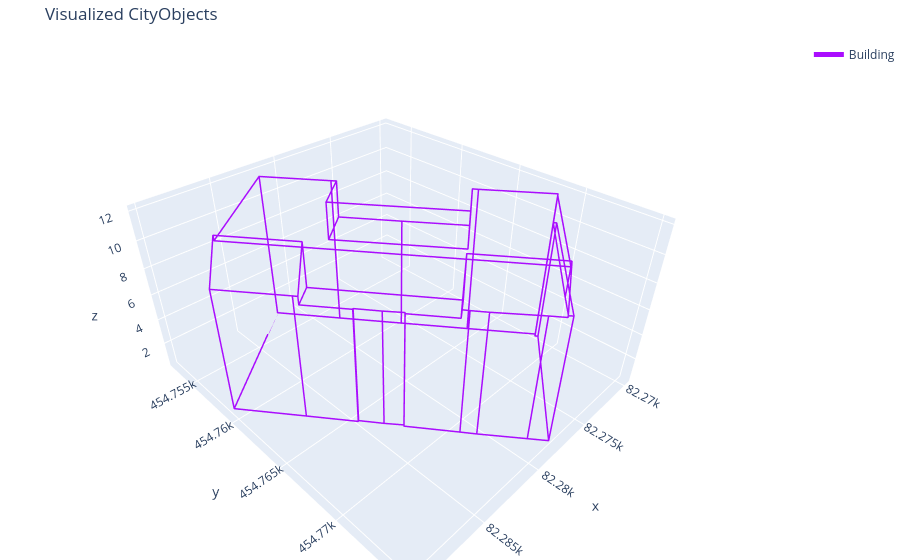

The cell this chart's notebook holds for it:
### Code cell
cto = [cj["CityObjects"]['bag_0518100000286900']] # 'bag_0518100000286900' 'bag_0518100000229788'
visualize_cityjson_3d(cto, vertices)

### Figure 1 — Plotly figure (JSON) as saved in the notebook; plotly's stock layout.template omitted (floating-point values rounded to 4 significant figures)
{"data": [{"legendgroup": "0", "line": {"color": "#AA0DFE", "width": 3}, "mode": "lines", "name": "Building", "showlegend": true, "type": "scatter3d", "x": [82280.0, 82280.0, 82280.0, 82270.0, 82270.0, 82270.0, 82270.0, 82280.0, 82280.0, 82280.0, 82280.0, 82280.0, 82280.0, 82280.0, 82280.0, 82290.0, 82290.0, 82290.0, 82280.0], "y": [454800.0, 454800.0, 454800.0, 454800.0, 454800.0, 454800.0, 454800.0, 454775, 454800.0, 454800.0, 454800.0, 454800.0, 454800.0, 454800.0, 454800.0, 454800.0, 454800.0, 454800.0, 454800.0], "z": [0.386, 0.386, 0.386, 0.386, 0.386, 0.386, 0.386, 0.386, 0.386, 0.386, 0.386, 0.386, 0.386, 0.386, 0.386, 0.386, 0.386, 0.386, 0.386]}, {"legendgroup": "0", "line": {"color": "#AA0DFE", "width": 3}, "mode": "lines", "name": "Building", "showlegend": false, "type": "scatter3d", "x": [82290.0, 82290.0, 82290.0, 82290.0, 82290.0, 82290.0], "y": [454800.0, 454800.0, 454800.0, 454800.0, 454800.0, 454800.0], "z": [12.0, 12.0, 9.56, 9.569, 9.569, 12.0]}, {"legendgroup": "0", "line": {"color": "#AA0DFE", "width": 3}, "mode": "lines", "name": "Building", "showlegend": false, "type": "scatter3d", "x": [82270.0, 82280.0, 82280.0, 82280.0, 82280.0, 82270.0], "y": [454800.0, 454800.0, 454800.0, 454800.0, 454800.0, 454800.0], "z": [9.005, 9.005, 9.005, 9.005, 9.005, 9.005]}, {"legendgroup": "0", "line": {"color": "#AA0DFE", "width": 3}, "mode": "lines", "name": "Building", "showlegend": false, "type": "scatter3d", "x": [82270.0, 82270.0, 82270.0, 82270.0, 82280.0, 82280.0, 82280.0, 82280.0, 82280.0, 82290.0, 82290.0, 82280.0, 82280.0, 82270.0], "y": [454800.0, 454800.0, 454800.0, 454800.0, 454800.0, 454800.0, 454800.0, 454800.0, 454800.0, 454800.0, 454800.0, 454800.0, 454800.0, 454800.0], "z": [11.65, 11.65, 11.65, 11.65, 11.65, 11.65, 11.65, 11.65, 11.65, 11.65, 11.65, 11.65, 11.65, 11.65]}, {"legendgroup": "0", "line": {"color": "#AA0DFE", "width": 3}, "mode": "lines", "name": "Building", "showlegend": false, "type": "scatter3d", "x": [82290.0, 82290.0, 82280.0, 82280.0, 82280.0, 82280.0, 82280.0, 82280.0, 82290.0, 82290.0], "y": [454800.0, 454800.0, 454800.0, 454800.0, 454800.0, 454800.0, 454800.0, 454800.0, 454800.0, 454800.0], "z": [9.005, 9.005, 9.005, 9.005, 9.005, 9.005, 9.005, 9.005, 9.005, 9.005]}, {"legendgroup": "0", "line": {"color": "#AA0DFE", "width": 3}, "mode": "lines", "name": "Building", "showlegend": false, "type": "scatter3d", "x": [82280.0, 82270.0, 82270.0, 82280.0, 82280.0, 82280.0, 82280.0], "y": [454775, 454800.0, 454800.0, 454800.0, 454800.0, 454800.0, 454775], "z": [9.726, 9.726, 9.726, 9.726, 9.726, 9.726, 9.726]}, {"legendgroup": "0", "line": {"color": "#AA0DFE", "width": 3}, "mode": "lines", "name": "Building", "showlegend": false, "type": "scatter3d", "x": [82280.0, 82280.0, 82280.0, 82280.0, 82280.0, 82280.0, 82280.0, 82280.0, 82280.0], "y": [454800.0, 454800.0, 454800.0, 454800.0, 454800.0, 454800.0, 454800.0, 454800.0, 454800.0], "z": [12, 9.564, 9.565, 9.568, 9.609, 9.621, 9.726, 12, 12]}, {"legendgroup": "0", "line": {"color": "#AA0DFE", "width": 3}, "mode": "lines", "name": "Building", "showlegend": false, "type": "scatter3d", "x": [82290.0, 82290.0, 82290.0, 82290.0, 82290.0], "y": [454800.0, 454800.0, 454800.0, 454800.0, 454800.0], "z": [12.0, 12.0, 11.65, 11.65, 12.0]}, {"legendgroup": "0", "line": {"color": "#AA0DFE", "width": 3}, "mode": "lines", "name": "Building", "showlegend": false, "type": "scatter3d", "x": [82280.0, 82280.0, 82280.0, 82280.0, 82280.0], "y": [454800.0, 454800.0, 454800.0, 454800.0, 454800.0], "z": [9.005, 9.005, 11.65, 11.65, 9.005]}, {"legendgroup": "0", "line": {"color": "#AA0DFE", "width": 3}, "mode": "lines", "name": "Building", "showlegend": false, "type": "scatter3d", "x": [82280.0, 82280.0, 82280.0, 82280.0, 82280.0], "y": [454800.0, 454800.0, 454800.0, 454800.0, 454800.0], "z": [9.005, 9.005, 11.65, 11.65, 9.005]}, {"legendgroup": "0", "line": {"color": "#AA0DFE", "width": 3}, "mode": "lines", "name": "Building", "showlegend": false, "type": "scatter3d", "x": [82270.0, 82280.0, 82280.0, 82270.0, 82270.0], "y": [454800.0, 454800.0, 454800.0, 454800.0, 454800.0], "z": [9.005, 9.005, 11.65, 11.65, 9.005]}, {"legendgroup": "0", "line": {"color": "#AA0DFE", "width": 3}, "mode": "lines", "name": "Building", "showlegend": false, "type": "scatter3d", "x": [82280.0, 82290.0, 82290.0, 82280.0, 82280.0], "y": [454800.0, 454800.0, 454800.0, 454800.0, 454800.0], "z": [11.65, 11.65, 9.005, 9.005, 11.65]}, {"legendgroup": "0", "line": {"color": "#AA0DFE", "width": 3}, "mode": "lines", "name": "Building", "showlegend": false, "type": "scatter3d", "x": [82270.0, 82280.0, 82280.0, 82270.0, 82270.0], "y": [454800.0, 454800.0, 454800.0, 454800.0, 454800.0], "z": [11.65, 11.65, 9.726, 9.726, 11.65]}, {"legendgroup": "0", "line": {"color": "#AA0DFE", "width": 3}, "mode": "lines", "name": "Building", "showlegend": false, "type": "scatter3d", "x": [82280.0, 82280.0, 82280.0, 82280.0, 82280.0], "y": [454800.0, 454800.0, 454800.0, 454800.0, 454800.0], "z": [11.65, 11.65, 12, 12, 11.65]}, {"legendgroup": "0", "line": {"color": "#AA0DFE", "width": 3}, "mode": "lines", "name": "Building", "showlegend": false, "type": "scatter3d", "x": [82280.0, 82280.0, 82280.0, 82280.0, 82280.0], "y": [454800.0, 454800.0, 454800.0, 454800.0, 454800.0], "z": [0.386, 0.386, 11.65, 11.65, 0.386]}, {"legendgroup": "0", "line": {"color": "#AA0DFE", "width": 3}, "mode": "lines", "name": "Building", "showlegend": false, "type": "scatter3d", "x": [82280.0, 82280.0, 82280.0, 82280.0, 82280.0, 82280.0, 82280.0], "y": [454800.0, 454800.0, 454800.0, 454800.0, 454800.0, 454800.0, 454800.0], "z": [0.386, 0.386, 11.65, 11.65, 9.005, 9.005, 0.386]}, {"legendgroup": "0", "line": {"color": "#AA0DFE", "width": 3}, "mode": "lines", "name": "Building", "showlegend": false, "type": "scatter3d", "x": [82270.0, 82280.0, 82280.0, 82270.0, 82270.0, 82270.0, 82270.0], "y": [454800.0, 454800.0, 454800.0, 454800.0, 454800.0, 454800.0, 454800.0], "z": [0.386, 0.386, 9.005, 9.005, 11.65, 11.65, 0.386]}, {"legendgroup": "0", "line": {"color": "#AA0DFE", "width": 3}, "mode": "lines", "name": "Building", "showlegend": false, "type": "scatter3d", "x": [82270.0, 82270.0, 82270.0, 82270.0, 82270.0], "y": [454800.0, 454800.0, 454800.0, 454800.0, 454800.0], "z": [0.386, 0.386, 11.65, 11.65, 0.386]}, {"legendgroup": "0", "line": {"color": "#AA0DFE", "width": 3}, "mode": "lines", "name": "Building", "showlegend": false, "type": "scatter3d", "x": [82270.0, 82270.0, 82270.0, 82270.0, 82270.0], "y": [454800.0, 454800.0, 454800.0, 454800.0, 454800.0], "z": [0.386, 0.386, 9.726, 9.726, 0.386]}, {"legendgroup": "0", "line": {"color": "#AA0DFE", "width": 3}, "mode": "lines", "name": "Building", "showlegend": false, "type": "scatter3d", "x": [82280.0, 82270.0, 82270.0, 82280.0, 82280.0], "y": [454775, 454800.0, 454800.0, 454775, 454775], "z": [0.386, 0.386, 9.726, 9.726, 0.386]}, {"legendgroup": "0", "line": {"color": "#AA0DFE", "width": 3}, "mode": "lines", "name": "Building", "showlegend": false, "type": "scatter3d", "x": [82280.0, 82280.0, 82280.0, 82280.0, 82280.0, 82280.0, 82280.0], "y": [454800.0, 454775, 454775, 454800.0, 454800.0, 454800.0, 454800.0], "z": [0.386, 0.386, 9.726, 9.726, 9.621, 9.609, 0.386]}, {"legendgroup": "0", "line": {"color": "#AA0DFE", "width": 3}, "mode": "lines", "name": "Building", "showlegend": false, "type": "scatter3d", "x": [82280.0, 82280.0, 82280.0, 82280.0, 82280.0], "y": [454800.0, 454800.0, 454800.0, 454800.0, 454800.0], "z": [0.386, 0.386, 9.609, 9.568, 0.386]}, {"legendgroup": "0", "line": {"color": "#AA0DFE", "width": 3}, "mode": "lines", "name": "Building", "showlegend": false, "type": "scatter3d", "x": [82280.0, 82280.0, 82280.0, 82280.0, 82280.0], "y": [454800.0, 454800.0, 454800.0, 454800.0, 454800.0], "z": [0.386, 0.386, 9.568, 9.565, 0.386]}, {"legendgroup": "0", "line": {"color": "#AA0DFE", "width": 3}, "mode": "lines", "name": "Building", "showlegend": false, "type": "scatter3d", "x": [82280.0, 82280.0, 82280.0, 82280.0, 82280.0, 82280.0, 82280.0], "y": [454800.0, 454800.0, 454800.0, 454800.0, 454800.0, 454800.0, 454800.0], "z": [0.386, 0.386, 9.565, 9.564, 9.005, 9.005, 0.386]}, {"legendgroup": "0", "line": {"color": "#AA0DFE", "width": 3}, "mode": "lines", "name": "Building", "showlegend": false, "type": "scatter3d", "x": [82280.0, 82280.0, 82280.0, 82280.0, 82280.0], "y": [454800.0, 454800.0, 454800.0, 454800.0, 454800.0], "z": [0.386, 0.386, 9.005, 9.005, 0.386]}, {"legendgroup": "0", "line": {"color": "#AA0DFE", "width": 3}, "mode": "lines", "name": "Building", "showlegend": false, "type": "scatter3d", "x": [82280.0, 82280.0, 82280.0, 82280.0, 82280.0], "y": [454800.0, 454800.0, 454800.0, 454800.0, 454800.0], "z": [0.386, 0.386, 9.005, 9.005, 0.386]}, {"legendgroup": "0", "line": {"color": "#AA0DFE", "width": 3}, "mode": "lines", "name": "Building", "showlegend": false, "type": "scatter3d", "x": [82280.0, 82280.0, 82280.0, 82280.0, 82280.0], "y": [454800.0, 454800.0, 454800.0, 454800.0, 454800.0], "z": [0.386, 0.386, 9.005, 9.005, 0.386]}, {"legendgroup": "0", "line": {"color": "#AA0DFE", "width": 3}, "mode": "lines", "name": "Building", "showlegend": false, "type": "scatter3d", "x": [82290.0, 82280.0, 82280.0, 82290.0, 82290.0], "y": [454800.0, 454800.0, 454800.0, 454800.0, 454800.0], "z": [0.386, 0.386, 9.005, 9.005, 0.386]}, {"legendgroup": "0", "line": {"color": "#AA0DFE", "width": 3}, "mode": "lines", "name": "Building", "showlegend": false, "type": "scatter3d", "x": [82290.0, 82290.0, 82290.0, 82290.0, 82290.0, 82290.0, 82290.0], "y": [454800.0, 454800.0, 454800.0, 454800.0, 454800.0, 454800.0, 454800.0], "z": [0.386, 0.386, 9.005, 9.005, 9.569, 9.569, 0.386]}, {"legendgroup": "0", "line": {"color": "#AA0DFE", "width": 3}, "mode": "lines", "name": "Building", "showlegend": false, "type": "scatter3d", "x": [82290.0, 82290.0, 82290.0, 82290.0, 82290.0], "y": [454800.0, 454800.0, 454800.0, 454800.0, 454800.0], "z": [0.386, 0.386, 9.569, 9.56, 0.386]}, {"legendgroup": "0", "line": {"color": "#AA0DFE", "width": 3}, "mode": "lines", "name": "Building", "showlegend": false, "type": "scatter3d", "x": [82280.0, 82290.0, 82290.0, 82290.0, 82290.0, 82280.0, 82280.0], "y": [454800.0, 454800.0, 454800.0, 454800.0, 454800.0, 454800.0, 454800.0], "z": [0.386, 0.386, 9.56, 12.0, 11.65, 11.65, 0.386]}, {"legendgroup": "0", "line": {"color": "#AA0DFE", "width": 3}, "mode": "lines", "name": "Building", "showlegend": false, "type": "scatter3d", "x": [82290.0, 82290.0, 82290.0, 82290.0, 82290.0, 82290.0], "y": [454800.0, 454800.0, 454800.0, 454800.0, 454800.0, 454800.0], "z": [12.0, 9.569, 9.005, 9.005, 11.65, 12.0]}, {"legendgroup": "0", "line": {"color": "#AA0DFE", "width": 3}, "mode": "lines", "name": "Building", "showlegend": false, "type": "scatter3d", "x": [82280.0, 82280.0, 82280.0, 82280.0, 82280.0, 82280.0], "y": [454800.0, 454800.0, 454800.0, 454800.0, 454800.0, 454800.0], "z": [9.005, 9.005, 9.564, 12, 11.65, 9.005]}, {"legendgroup": "0", "line": {"color": "#AA0DFE", "width": 3}, "mode": "lines", "name": "Building", "showlegend": false, "type": "scatter3d", "x": [82280.0, 82280.0, 82280.0, 82280.0, 82280.0], "y": [454800.0, 454800.0, 454800.0, 454800.0, 454800.0], "z": [9.726, 9.726, 11.65, 12, 9.726]}, {"legendgroup": "0", "line": {"color": "#AA0DFE", "width": 3}, "mode": "lines", "name": "Building", "showlegend": false, "type": "scatter3d", "x": [82280.0, 82280.0, 82280.0, 82280.0], "y": [454800.0, 454800.0, 454800.0, 454800.0], "z": [9.726, 9.726, 9.621, 9.726]}, {"legendgroup": "0", "line": {"color": "#AA0DFE", "width": 3}, "mode": "lines", "name": "Building", "showlegend": false, "type": "scatter3d", "x": [82270.0, 82270.0, 82270.0, 82270.0, 82270.0, 82270.0], "y": [454800.0, 454800.0, 454800.0, 454800.0, 454800.0, 454800.0], "z": [0.386, 0.386, 11.65, 11.65, 9.726, 0.386]}], "layout": {"legend": {"itemsizing": "constant"}, "margin": {"b": 0, "l": 0, "r": 0, "t": 40}, "scene": {"aspectmode": "data"}, "title": {"text": "Visualized CityObjects"}}}
